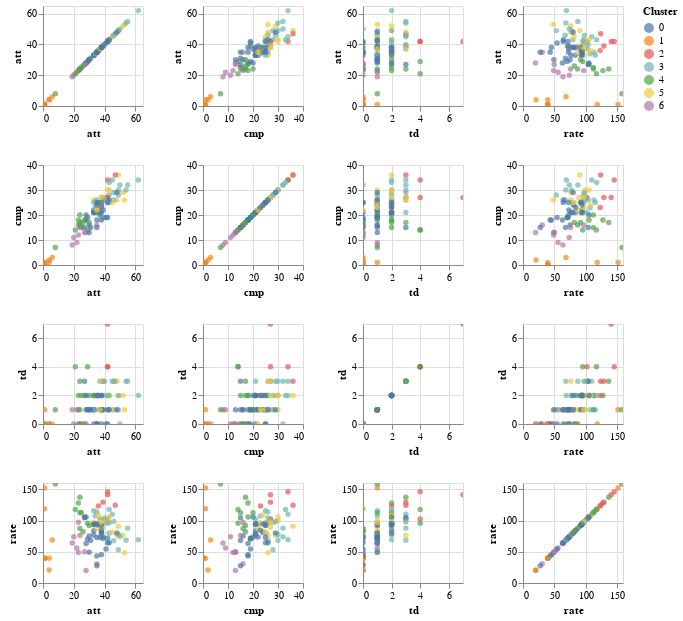

Notebook code for this chart:
### Code cell
# Let's use the model to explore our data
model = runKMeans(df, 7)

# What are the stats of our prototypical players?
# These correspond to the cluster centers (the means in k-Means)
print(df.columns)
print(model.cluster_centers_)

# (Added after class) The code below will print them out a little 
# more neatly
features = df.select_dtypes(include="number")
for c in range(0, len(model.cluster_centers_)):
    print("***** Cluster " + str(c))
    for f in range(0, len(features.columns)):
        feature = features.columns[f]
        print("Mean " + feature + " = " + str(model.cluster_centers_[c][f]))

# Analyzing text descriptions of these centers is not a lot of fun
# We can instead look at sets of related players. 
# Create a scatterplot matrix of the data with potentially useful stats
# ATOI is a particularly informative feature here. 
alt.Chart(df).mark_circle().encode(
    alt.X(alt.repeat("column"), type="quantitative"),
    alt.Y(alt.repeat("row"), type="quantitative"),
    color="Cluster:N",
    tooltip=["qb"]
).properties(
    width=100,
    height=100
).repeat(
    row=["att", "cmp", "td", "rate"],
    column=["att", "cmp", "td", "rate"]
).interactive()

### Figure 1 — Vega-Lite specification as saved in the notebook (floating-point values rounded to 4 significant figures)
{"config": {"view": {"continuousWidth": 400, "continuousHeight": 300}}, "repeat": {"column": ["att", "cmp", "td", "rate"], "row": ["att", "cmp", "td", "rate"]}, "spec": {"data": {"name": "data-cabd0176d5ab63e4840b76b561129feb"}, "mark": "circle", "encoding": {"color": {"type": "nominal", "field": "Cluster"}, "tooltip": [{"type": "nominal", "field": "qb"}], "x": {"type": "quantitative", "field": {"repeat": "column"}}, "y": {"type": "quantitative", "field": {"repeat": "row"}}}, "height": 100, "selection": {"selector005": {"type": "interval", "bind": "scales", "encodings": ["x", "y"]}}, "width": 100}, "$schema": "https://vega.github.io/schema/vega-lite/v4.8.1.json", "datasets": {"data-cabd0176d5ab63e4840b76b561129feb": [{"qb": "Joe FlaccoJ. Flacco", "att": 62, "cmp": 34, "yds": 362, "ypa": 5.8, "td": 2, "int": 2, "lg": "34", "sack": 4, "loss": 27, "rate": 69.4, "game_points": 27, "home_away": "away", "year": 2013, "Cluster": 3}, {"qb": "Peyton ManningP. Manning", "att": 42, "cmp": 27, "yds": 462, "ypa": 11.0, "td": 7, "int": 0, "lg": "78t", "sack": 3, "loss": 17, "rate": 141.1, "game_points": 49, "home_away": "home", "year": 2013, "Cluster": 2}, {"qb": "Jake LockerJ. Locker", "att": 20, "cmp": 11, "yds": 125, "ypa": 6.2, "td": 0, "int": 0, "lg": "25", "sack": 1, "loss": 8, "rate": 74.0, "game_points": 16, "home_away": "away", "year": 2013, "Cluster": 6}, {"qb": "Ben RoethlisbergerB. Roethlisberger", "att": 33, "cmp": 21, "yds": 191, "ypa": 5.8, "td": 1, "int": 1, "lg": "22", "sack": 5, "loss": 28, "rate": 76.7, "game_points": 9, "home_away": "home", "year": 2013, "Cluster": 0}, {"qb": "Ryan TannehillR. Tannehill", "att": 38, "cmp": 24, "yds": 272, "ypa": 7.2, "td": 1, "int": 1, "lg": "34t", "sack": 4, "loss": 17, "rate": 82.3, "game_points": 23, "home_away": "away", "year": 2013, "Cluster": 5}, {"qb": "Brandon WeedenB. Weeden", "att": 53, "cmp": 26, "yds": 289, "ypa": 5.5, "td": 1, "int": 3, "lg": "22", "sack": 6, "loss": 45, "rate": 48.4, "game_points": 10, "home_away": "home", "year": 2013, "Cluster": 5}, {"qb": "Tom BradyT. Brady", "att": 52, "cmp": 29, "yds": 288, "ypa": 5.5, "td": 2, "int": 1, "lg": "35", "sack": 3, "loss": 15, "rate": 76.4, "game_points": 23, "home_away": "away", "year": 2013, "Cluster": 5}, {"qb": "E.J. ManuelE. Manuel", "att": 27, "cmp": 18, "yds": 150, "ypa": 5.6, "td": 2, "int": 0, "lg": "19", "sack": 0, "loss": 0, "rate": 105.5, "game_points": 21, "home_away": "home", "year": 2013, "Cluster": 4}, {"qb": "Andy DaltonA. Dalton", "att": 33, "cmp": 26, "yds": 282, "ypa": 8.5, "td": 2, "int": 2, "lg": "45t", "sack": 1, "loss": 5, "rate": 97.2, "game_points": 21, "home_away": "away", "year": 2013, "Cluster": 5}, {"qb": "Jay CutlerJ. Cutler", "att": 33, "cmp": 21, "yds": 242, "ypa": 7.3, "td": 2, "int": 1, "lg": "38", "sack": 0, "loss": 0, "rate": 93.2, "game_points": 24, "home_away": "home", "year": 2013, "Cluster": 0}, {"qb": "Russell WilsonR. Wilson", "att": 33, "cmp": 25, "yds": 320, "ypa": 9.7, "td": 1, "int": 0, "lg": "43t", "sack": 2, "loss": 20, "rate": 115.7, "game_points": 12, "home_away": "away", "year": 2013, "Cluster": 3}, {"qb": "Cam NewtonC. Newton", "att": 23, "cmp": 16, "yds": 125, "ypa": 5.4, "td": 1, "int": 0, "lg": "27", "sack": 1, "loss": 6, "rate": 97.2, "game_points": 7, "home_away": "home", "year": 2013, "Cluster": 6}, {"qb": "Alex SmithA. Smith", "att": 34, "cmp": 21, "yds": 173, "ypa": 5.1, "td": 2, "int": 0, "lg": "26", "sack": 1, "loss": 2, "rate": 94.4, "game_points": 28, "home_away": "away", "year": 2013, "Cluster": 4}, {"qb": "Blaine GabbertB. Gabbert", "att": 35, "cmp": 16, "yds": 121, "ypa": 3.5, "td": 0, "int": 2, "lg": "18", "sack": 6, "loss": 50, "rate": 30.8, "game_points": 2, "home_away": "home", "year": 2013, "Cluster": 6}, {"qb": "Chad HenneC. Henne", "att": 6, "cmp": 3, "yds": 36, "ypa": 6.0, "td": 0, "int": 0, "lg": "24", "sack": 0, "loss": 0, "rate": 68.8, "game_points": 2, "home_away": "home", "year": 2013, "Cluster": 1}, {"qb": "Josh FreemanJ. Freeman", "att": 31, "cmp": 15, "yds": 210, "ypa": 6.8, "td": 1, "int": 1, "lg": "39", "sack": 3, "loss": 25, "rate": 67.9, "game_points": 17, "home_away": "away", "year": 2013, "Cluster": 0}, {"qb": "Geno SmithG. Smith", "att": 38, "cmp": 24, "yds": 256, "ypa": 6.7, "td": 1, "int": 1, "lg": "26", "sack": 5, "loss": 42, "rate": 80.6, "game_points": 18, "home_away": "home", "year": 2013, "Cluster": 0}, {"qb": "Jeremy KerleyJ. Kerley", "att": 1, "cmp": 0, "yds": 0, "ypa": 0.0, "td": 0, "int": 0, "lg": "0", "sack": 0, "loss": 0, "rate": 39.6, "game_points": 18, "home_away": "home", "year": 2013, "Cluster": 1}, {"qb": "Terrelle PryorT. Pryor", "att": 29, "cmp": 19, "yds": 217, "ypa": 7.5, "td": 1, "int": 2, "lg": "41", "sack": 1, "loss": 16, "rate": 70.6, "game_points": 17, "home_away": "away", "year": 2013, "Cluster": 0}, {"qb": "Andrew LuckA. Luck", "att": 23, "cmp": 18, "yds": 178, "ypa": 7.7, "td": 2, "int": 0, "lg": "25", "sack": 4, "loss": 31, "rate": 127.9, "game_points": 21, "home_away": "home", "year": 2013, "Cluster": 4}, {"qb": "Matt RyanM. Ryan", "att": 38, "cmp": 25, "yds": 304, "ypa": 8.0, "td": 2, "int": 1, "lg": "50", "sack": 3, "loss": 25, "rate": 96.8, "game_points": 17, "home_away": "away", "year": 2013, "Cluster": 5}, {"qb": "Drew BreesD. Brees", "att": 35, "cmp": 26, "yds": 357, "ypa": 10.2, "td": 2, "int": 1, "lg": "67", "sack": 2, "loss": 16, "rate": 113.6, "game_points": 23, "home_away": "home", "year": 2013, "Cluster": 3}, {"qb": "Christian PonderC. Ponder", "att": 28, "cmp": 18, "yds": 236, "ypa": 8.4, "td": 1, "int": 3, "lg": "47", "sack": 3, "loss": 11, "rate": 63.1, "game_points": 24, "home_away": "away", "year": 2013, "Cluster": 0}, {"qb": "Matthew StaffordM. Stafford", "att": 43, "cmp": 28, "yds": 357, "ypa": 8.3, "td": 2, "int": 1, "lg": "77t", "sack": 0, "loss": 0, "rate": 96.8, "game_points": 34, "home_away": "home", "year": 2013, "Cluster": 3}, {"qb": "Carson PalmerC. Palmer", "att": 40, "cmp": 26, "yds": 327, "ypa": 8.2, "td": 2, "int": 1, "lg": "44", "sack": 4, "loss": 23, "rate": 96.6, "game_points": 24, "home_away": "away", "year": 2013, "Cluster": 3}, {"qb": "Sam BradfordS. Bradford", "att": 38, "cmp": 27, "yds": 299, "ypa": 7.9, "td": 2, "int": 1, "lg": "47", "sack": 0, "loss": 0, "rate": 100.7, "game_points": 27, "home_away": "home", "year": 2013, "Cluster": 5}, {"qb": "Aaron RodgersA. Rodgers", "att": 37, "cmp": 21, "yds": 333, "ypa": 9.0, "td": 3, "int": 1, "lg": "38", "sack": 2, "loss": 11, "rate": 102.6, "game_points": 28, "home_away": "away", "year": 2013, "Cluster": 3}, {"qb": "Colin KaepernickC. Kaepernick", "att": 39, "cmp": 27, "yds": 412, "ypa": 10.6, "td": 3, "int": 0, "lg": "43", "sack": 2, "loss": 8, "rate": 129.4, "game_points": 34, "home_away": "home", "year": 2013, "Cluster": 2}, {"qb": "Eli ManningE. Manning", "att": 42, "cmp": 27, "yds": 450, "ypa": 10.7, "td": 4, "int": 3, "lg": "70t", "sack": 3, "loss": 22, "rate": 102.3, "game_points": 31, "home_away": "away", "year": 2013, "Cluster": 2}, {"qb": "Tony RomoT. Romo", "att": 49, "cmp": 36, "yds": 263, "ypa": 5.4, "td": 2, "int": 1, "lg": "23", "sack": 2, "loss": 19, "rate": 90.8, "game_points": 36, "home_away": "home", "year": 2013, "Cluster": 5}, {"qb": "Michael VickM. Vick", "att": 25, "cmp": 15, "yds": 203, "ypa": 8.1, "td": 2, "int": 0, "lg": "28t", "sack": 3, "loss": 23, "rate": 112.6, "game_points": 33, "home_away": "away", "year": 2013, "Cluster": 4}, {"qb": "Robert Griffin IIIR. Griffin", "att": 49, "cmp": 30, "yds": 329, "ypa": 6.7, "td": 2, "int": 2, "lg": "27", "sack": 3, "loss": 21, "rate": 77.7, "game_points": 27, "home_away": "home", "year": 2013, "Cluster": 3}, {"qb": "Matt SchaubM. Schaub", "att": 45, "cmp": 34, "yds": 346, "ypa": 7.7, "td": 3, "int": 1, "lg": "30", "sack": 2, "loss": 17, "rate": 110.0, "game_points": 31, "home_away": "away", "year": 2013, "Cluster": 3}, {"qb": "Philip RiversP. Rivers", "att": 29, "cmp": 14, "yds": 195, "ypa": 6.7, "td": 4, "int": 1, "lg": "47", "sack": 2, "loss": 12, "rate": 95.5, "game_points": 28, "home_away": "home", "year": 2013, "Cluster": 4}, {"qb": "Geno SmithG. Smith", "att": 35, "cmp": 15, "yds": 214, "ypa": 6.1, "td": 0, "int": 3, "lg": "37", "sack": 4, "loss": 25, "rate": 27.6, "game_points": 10, "home_away": "away", "year": 2013, "Cluster": 0}, {"qb": "Tom BradyT. Brady", "att": 39, "cmp": 19, "yds": 185, "ypa": 4.7, "td": 1, "int": 0, "lg": "39t", "sack": 1, "loss": 7, "rate": 71.0, "game_points": 13, "home_away": "home", "year": 2013, "Cluster": 4}, {"qb": "Tony RomoT. Romo", "att": 42, "cmp": 30, "yds": 298, "ypa": 7.1, "td": 1, "int": 0, "lg": "53", "sack": 3, "loss": 17, "rate": 99.1, "game_points": 16, "home_away": "away", "year": 2013, "Cluster": 5}, {"qb": "Alex SmithA. Smith", "att": 36, "cmp": 21, "yds": 223, "ypa": 6.2, "td": 2, "int": 0, "lg": "31", "sack": 4, "loss": 24, "rate": 95.0, "game_points": 17, "home_away": "home", "year": 2013, "Cluster": 0}, {"qb": "Christian PonderC. Ponder", "att": 30, "cmp": 16, "yds": 227, "ypa": 7.6, "td": 1, "int": 1, "lg": "37", "sack": 1, "loss": 0, "rate": 75.3, "game_points": 30, "home_away": "away", "year": 2013, "Cluster": 0}, {"qb": "Jay CutlerJ. Cutler", "att": 38, "cmp": 27, "yds": 292, "ypa": 7.7, "td": 3, "int": 2, "lg": "34t", "sack": 1, "loss": 8, "rate": 97.7, "game_points": 31, "home_away": "home", "year": 2013, "Cluster": 5}, {"qb": "Cam NewtonC. Newton", "att": 38, "cmp": 21, "yds": 229, "ypa": 6.0, "td": 2, "int": 1, "lg": "40t", "sack": 6, "loss": 46, "rate": 79.8, "game_points": 23, "home_away": "away", "year": 2013, "Cluster": 0}, {"qb": "E.J. ManuelE. Manuel", "att": 39, "cmp": 27, "yds": 296, "ypa": 7.6, "td": 1, "int": 1, "lg": "45", "sack": 1, "loss": 9, "rate": 89.3, "game_points": 24, "home_away": "home", "year": 2013, "Cluster": 5}, {"qb": "Brandon WeedenB. Weeden", "att": 33, "cmp": 21, "yds": 227, "ypa": 6.9, "td": 0, "int": 0, "lg": "53", "sack": 5, "loss": 39, "rate": 83.8, "game_points": 6, "home_away": "away", "year": 2013, "Cluster": 0}, {"qb": "Jason CampbellJ. Campbell", "att": 4, "cmp": 1, "yds": 6, "ypa": 1.5, "td": 0, "int": 0, "lg": "6", "sack": 0, "loss": 0, "rate": 39.6, "game_points": 6, "home_away": "away", "year": 2013, "Cluster": 1}, {"qb": "Joe FlaccoJ. Flacco", "att": 33, "cmp": 22, "yds": 211, "ypa": 6.4, "td": 1, "int": 0, "lg": "27", "sack": 2, "loss": 14, "rate": 94.4, "game_points": 14, "home_away": "home", "year": 2013, "Cluster": 0}, {"qb": "Robert Griffin IIIR. Griffin", "att": 40, "cmp": 26, "yds": 320, "ypa": 8.0, "td": 3, "int": 1, "lg": "44", "sack": 1, "loss": 6, "rate": 104.2, "game_points": 20, "home_away": "away", "year": 2013, "Cluster": 3}, {"qb": "Aaron RodgersA. Rodgers", "att": 42, "cmp": 34, "yds": 480, "ypa": 11.4, "td": 4, "int": 0, "lg": "57", "sack": 4, "loss": 39, "rate": 146.0, "game_points": 38, "home_away": "home", "year": 2013, "Cluster": 2}, {"qb": "Philip RiversP. Rivers", "att": 47, "cmp": 36, "yds": 419, "ypa": 8.9, "td": 3, "int": 0, "lg": "31", "sack": 1, "loss": 6, "rate": 124.3, "game_points": 33, "home_away": "away", "year": 2013, "Cluster": 2}, {"qb": "Michael VickM. Vick", "att": 36, "cmp": 23, "yds": 428, "ypa": 11.9, "td": 2, "int": 0, "lg": "70", "sack": 2, "loss": 17, "rate": 123.4, "game_points": 30, "home_away": "home", "year": 2013, "Cluster": 2}, {"qb": "Nick FolesN. Foles", "att": 1, "cmp": 0, "yds": 0, "ypa": 0.0, "td": 0, "int": 0, "lg": "0", "sack": 0, "loss": 0, "rate": 39.6, "game_points": 30, "home_away": "home", "year": 2013, "Cluster": 1}, {"qb": "Jake LockerJ. Locker", "att": 30, "cmp": 17, "yds": 148, "ypa": 4.9, "td": 2, "int": 0, "lg": "31", "sack": 4, "loss": 19, "rate": 92.1, "game_points": 24, "home_away": "away", "year": 2013, "Cluster": 4}, {"qb": "Matt SchaubM. Schaub", "att": 48, "cmp": 26, "yds": 298, "ypa": 6.2, "td": 3, "int": 2, "lg": "32", "sack": 2, "loss": 18, "rate": 76.6, "game_points": 30, "home_away": "home", "year": 2013, "Cluster": 5}, {"qb": "Sam BradfordS. Bradford", "att": 55, "cmp": 32, "yds": 352, "ypa": 6.4, "td": 3, "int": 1, "lg": "47", "sack": 0, "loss": 0, "rate": 87.8, "game_points": 24, "home_away": "away", "year": 2013, "Cluster": 3}, {"qb": "Matt RyanM. Ryan", "att": 43, "cmp": 33, "yds": 374, "ypa": 8.7, "td": 2, "int": 0, "lg": "81t", "sack": 2, "loss": 17, "rate": 117.8, "game_points": 31, "home_away": "home", "year": 2013, "Cluster": 3}, {"qb": "Ryan TannehillR. Tannehill", "att": 34, "cmp": 23, "yds": 319, "ypa": 9.4, "td": 1, "int": 0, "lg": "67", "sack": 5, "loss": 22, "rate": 107.4, "game_points": 24, "home_away": "away", "year": 2013, "Cluster": 3}, {"qb": "Andrew LuckA. Luck", "att": 43, "cmp": 25, "yds": 321, "ypa": 7.5, "td": 1, "int": 1, "lg": "47", "sack": 3, "loss": 6, "rate": 79.7, "game_points": 20, "home_away": "home", "year": 2013, "Cluster": 3}, {"qb": "Drew BreesD. Brees", "att": 46, "cmp": 26, "yds": 322, "ypa": 7.0, "td": 1, "int": 2, "lg": "56t", "sack": 4, "loss": 26, "rate": 67.5, "game_points": 16, "home_away": "away", "year": 2013, "Cluster": 3}, {"qb": "Josh FreemanJ. Freeman", "att": 22, "cmp": 9, "yds": 125, "ypa": 5.7, "td": 1, "int": 1, "lg": "34", "sack": 1, "loss": 12, "rate": 56.1, "game_points": 14, "home_away": "home", "year": 2013, "Cluster": 6}, {"qb": "Matthew StaffordM. Stafford", "att": 36, "cmp": 24, "yds": 278, "ypa": 7.7, "td": 2, "int": 0, "lg": "72t", "sack": 1, "loss": 5, "rate": 108.3, "game_points": 21, "home_away": "away", "year": 2013, "Cluster": 5}, {"qb": "Carson PalmerC. Palmer", "att": 39, "cmp": 22, "yds": 248, "ypa": 6.4, "td": 1, "int": 1, "lg": "36t", "sack": 1, "loss": 4, "rate": 73.5, "game_points": 25, "home_away": "home", "year": 2013, "Cluster": 0}, {"qb": "Patrick PetersonP. Peterson", "att": 1, "cmp": 1, "yds": 17, "ypa": 17.0, "td": 0, "int": 0, "lg": "17", "sack": 0, "loss": 0, "rate": 118.8, "game_points": 25, "home_away": "home", "year": 2013, "Cluster": 1}, {"qb": "Peyton ManningP. Manning", "att": 43, "cmp": 30, "yds": 307, "ypa": 7.1, "td": 2, "int": 0, "lg": "36", "sack": 0, "loss": 0, "rate": 105.5, "game_points": 41, "home_away": "away", "year": 2013, "Cluster": 5}, {"qb": "Eli ManningE. Manning", "att": 49, "cmp": 28, "yds": 362, "ypa": 7.4, "td": 1, "int": 4, "lg": "51", "sack": 1, "loss": 9, "rate": 53.3, "game_points": 23, "home_away": "home", "year": 2013, "Cluster": 3}, {"qb": "Chad HenneC. Henne", "att": 38, "cmp": 25, "yds": 241, "ypa": 6.3, "td": 1, "int": 0, "lg": "30", "sack": 5, "loss": 27, "rate": 92.1, "game_points": 9, "home_away": "away", "year": 2013, "Cluster": 0}, {"qb": "Terrelle PryorT. Pryor", "att": 24, "cmp": 15, "yds": 126, "ypa": 5.2, "td": 0, "int": 0, "lg": "17", "sack": 3, "loss": 12, "rate": 76.0, "game_points": 19, "home_away": "home", "year": 2013, "Cluster": 6}, {"qb": "Colin KaepernickC. Kaepernick", "att": 28, "cmp": 13, "yds": 127, "ypa": 4.5, "td": 0, "int": 3, "lg": "19", "sack": 3, "loss": 20, "rate": 20.1, "game_points": 3, "home_away": "away", "year": 2013, "Cluster": 6}, {"qb": "Russell WilsonR. Wilson", "att": 19, "cmp": 8, "yds": 142, "ypa": 7.5, "td": 1, "int": 1, "lg": "51", "sack": 4, "loss": 24, "rate": 63.9, "game_points": 29, "home_away": "home", "year": 2013, "Cluster": 6}, {"qb": "Ben RoethlisbergerB. Roethlisberger", "att": 37, "cmp": 20, "yds": 251, "ypa": 6.8, "td": 1, "int": 1, "lg": "43", "sack": 2, "loss": 17, "rate": 73.1, "game_points": 10, "home_away": "away", "year": 2013, "Cluster": 0}, {"qb": "Andy DaltonA. Dalton", "att": 45, "cmp": 25, "yds": 280, "ypa": 6.2, "td": 1, "int": 0, "lg": "61", "sack": 0, "loss": 0, "rate": 81.7, "game_points": 20, "home_away": "home", "year": 2013, "Cluster": 5}, {"qb": "Alex SmithA. Smith", "att": 35, "cmp": 22, "yds": 273, "ypa": 7.8, "td": 0, "int": 0, "lg": "51", "sack": 5, "loss": 25, "rate": 87.0, "game_points": 26, "home_away": "away", "year": 2013, "Cluster": 5}, {"qb": "Michael VickM. Vick", "att": 30, "cmp": 13, "yds": 201, "ypa": 6.7, "td": 1, "int": 2, "lg": "40", "sack": 6, "loss": 34, "rate": 49.4, "game_points": 16, "home_away": "home", "year": 2013, "Cluster": 0}, {"qb": "Aaron RodgersA. Rodgers", "att": 43, "cmp": 26, "yds": 244, "ypa": 5.7, "td": 1, "int": 2, "lg": "30", "sack": 4, "loss": 27, "rate": 64.5, "game_points": 30, "home_away": "away", "year": 2013, "Cluster": 0}, {"qb": "Andy DaltonA. Dalton", "att": 28, "cmp": 20, "yds": 235, "ypa": 8.4, "td": 2, "int": 1, "lg": "32", "sack": 4, "loss": 20, "rate": 105.5, "game_points": 34, "home_away": "home", "year": 2013, "Cluster": 0}, {"qb": "Matthew StaffordM. Stafford", "att": 42, "cmp": 25, "yds": 385, "ypa": 9.2, "td": 2, "int": 1, "lg": "47", "sack": 1, "loss": 7, "rate": 95.8, "game_points": 27, "home_away": "away", "year": 2013, "Cluster": 3}, {"qb": "Robert Griffin IIIR. Griffin", "att": 50, "cmp": 32, "yds": 326, "ypa": 6.5, "td": 0, "int": 1, "lg": "27", "sack": 2, "loss": 26, "rate": 74.2, "game_points": 20, "home_away": "home", "year": 2013, "Cluster": 3}, {"qb": "Josh FreemanJ. Freeman", "att": 41, "cmp": 19, "yds": 236, "ypa": 5.8, "td": 0, "int": 1, "lg": "30", "sack": 3, "loss": 10, "rate": 54.5, "game_points": 3, "home_away": "away", "year": 2013, "Cluster": 0}, {"qb": "Tom BradyT. Brady", "att": 36, "cmp": 25, "yds": 225, "ypa": 6.2, "td": 2, "int": 1, "lg": "20", "sack": 3, "loss": 23, "rate": 92.9, "game_points": 23, "home_away": "home", "year": 2013, "Cluster": 0}, {"qb": "Eli ManningE. Manning", "att": 23, "cmp": 12, "yds": 119, "ypa": 5.2, "td": 0, "int": 1, "lg": "24", "sack": 7, "loss": 45, "rate": 49.0, "game_points": 0, "home_away": "away", "year": 2013, "Cluster": 6}, {"qb": "Curtis PainterC. Painter", "att": 4, "cmp": 2, "yds": 16, "ypa": 4.0, "td": 0, "int": 1, "lg": "9", "sack": 0, "loss": 0, "rate": 20.8, "game_points": 0, "home_away": "away", "year": 2013, "Cluster": 1}, {"qb": "Cam NewtonC. Newton", "att": 27, "cmp": 15, "yds": 223, "ypa": 8.3, "td": 3, "int": 1, "lg": "47t", "sack": 1, "loss": 15, "rate": 104.4, "game_points": 38, "home_away": "home", "year": 2013, "Cluster": 0}, {"qb": "Matt SchaubM. Schaub", "att": 35, "cmp": 25, "yds": 194, "ypa": 5.5, "td": 0, "int": 1, "lg": "18", "sack": 3, "loss": 24, "rate": 72.8, "game_points": 9, "home_away": "away", "year": 2013, "Cluster": 0}, {"qb": "Joe FlaccoJ. Flacco", "att": 24, "cmp": 16, "yds": 171, "ypa": 7.1, "td": 0, "int": 0, "lg": "48", "sack": 2, "loss": 10, "rate": 87.3, "game_points": 30, "home_away": "home", "year": 2013, "Cluster": 4}, {"qb": "Brian HoyerB. Hoyer", "att": 54, "cmp": 30, "yds": 321, "ypa": 5.9, "td": 3, "int": 3, "lg": "47t", "sack": 3, "loss": 26, "rate": 68.5, "game_points": 31, "home_away": "away", "year": 2013, "Cluster": 3}, {"qb": "Spencer LanningS. Lanning", "att": 1, "cmp": 1, "yds": 11, "ypa": 11.0, "td": 1, "int": 0, "lg": "11t", "sack": 0, "loss": 0, "rate": 152.1, "game_points": 31, "home_away": "away", "year": 2013, "Cluster": 1}, {"qb": "Christian PonderC. Ponder", "att": 42, "cmp": 25, "yds": 228, "ypa": 5.4, "td": 0, "int": 1, "lg": "37", "sack": 6, "loss": 33, "rate": 64.4, "game_points": 27, "home_away": "home", "year": 2013, "Cluster": 0}, {"qb": "Carson PalmerC. Palmer", "att": 35, "cmp": 18, "yds": 187, "ypa": 5.3, "td": 0, "int": 2, "lg": "26", "sack": 4, "loss": 26, "rate": 43.4, "game_points": 7, "home_away": "away", "year": 2013, "Cluster": 0}, {"qb": "Drew BreesD. Brees", "att": 46, "cmp": 29, "yds": 342, "ypa": 7.4, "td": 3, "int": 1, "lg": "29", "sack": 4, "loss": 23, "rate": 98.3, "game_points": 31, "home_away": "home", "year": 2013, "Cluster": 3}, {"qb": "Sam BradfordS. Bradford", "att": 48, "cmp": 29, "yds": 240, "ypa": 5.0, "td": 1, "int": 0, "lg": "29", "sack": 6, "loss": 43, "rate": 80.2, "game_points": 7, "home_away": "away", "year": 2013, "Cluster": 0}, {"qb": "Johnny HekkerJ. Hekker", "att": 1, "cmp": 0, "yds": 0, "ypa": 0.0, "td": 0, "int": 0, "lg": "0", "sack": 0, "loss": 0, "rate": 39.6, "game_points": 7, "home_away": "away", "year": 2013, "Cluster": 1}, {"qb": "Tony RomoT. Romo", "att": 24, "cmp": 17, "yds": 210, "ypa": 8.8, "td": 3, "int": 0, "lg": "24t", "sack": 1, "loss": 7, "rate": 137.2, "game_points": 31, "home_away": "home", "year": 2013, "Cluster": 4}, {"qb": "Philip RiversP. Rivers", "att": 24, "cmp": 20, "yds": 184, "ypa": 7.7, "td": 1, "int": 0, "lg": "34", "sack": 2, "loss": 9, "rate": 112.5, "game_points": 17, "home_away": "away", "year": 2013, "Cluster": 4}, {"qb": "Jake LockerJ. Locker", "att": 37, "cmp": 23, "yds": 299, "ypa": 8.1, "td": 1, "int": 0, "lg": "35", "sack": 2, "loss": 17, "rate": 96.6, "game_points": 20, "home_away": "home", "year": 2013, "Cluster": 5}, {"qb": "Matt RyanM. Ryan", "att": 38, "cmp": 23, "yds": 231, "ypa": 6.1, "td": 2, "int": 1, "lg": "34", "sack": 0, "loss": 0, "rate": 84.4, "game_points": 23, "home_away": "away", "year": 2013, "Cluster": 0}, {"qb": "Ryan TannehillR. Tannehill", "att": 35, "cmp": 24, "yds": 236, "ypa": 6.7, "td": 2, "int": 1, "lg": "21", "sack": 5, "loss": 41, "rate": 94.5, "game_points": 27, "home_away": "home", "year": 2013, "Cluster": 0}, {"qb": "Chad HenneC. Henne", "att": 38, "cmp": 18, "yds": 235, "ypa": 6.2, "td": 0, "int": 2, "lg": "59", "sack": 3, "loss": 21, "rate": 45.4, "game_points": 17, "home_away": "away", "year": 2013, "Cluster": 0}, {"qb": "Russell WilsonR. Wilson", "att": 21, "cmp": 14, "yds": 202, "ypa": 9.6, "td": 4, "int": 1, "lg": "30", "sack": 2, "loss": 8, "rate": 117.5, "game_points": 45, "home_away": "home", "year": 2013, "Cluster": 4}, {"qb": "Tarvaris JacksonT. Jackson", "att": 8, "cmp": 7, "yds": 129, "ypa": 16.1, "td": 1, "int": 0, "lg": "35t", "sack": 0, "loss": 0, "rate": 158.3, "game_points": 45, "home_away": "home", "year": 2013, "Cluster": 4}, {"qb": "Andrew LuckA. Luck", "att": 26, "cmp": 17, "yds": 159, "ypa": 6.1, "td": 0, "int": 0, "lg": "25", "sack": 1, "loss": 7, "rate": 82.1, "game_points": 27, "home_away": "away", "year": 2013, "Cluster": 4}, {"qb": "Colin KaepernickC. Kaepernick", "att": 27, "cmp": 13, "yds": 150, "ypa": 5.6, "td": 0, "int": 1, "lg": "30", "sack": 3, "loss": 11, "rate": 49.9, "game_points": 7, "home_away": "home", "year": 2013, "Cluster": 6}, {"qb": "E.J. ManuelE. Manuel", "att": 42, "cmp": 19, "yds": 243, "ypa": 5.8, "td": 1, "int": 0, "lg": "33t", "sack": 8, "loss": 35, "rate": 71.8, "game_points": 20, "home_away": "away", "year": 2013, "Cluster": 0}]}}
